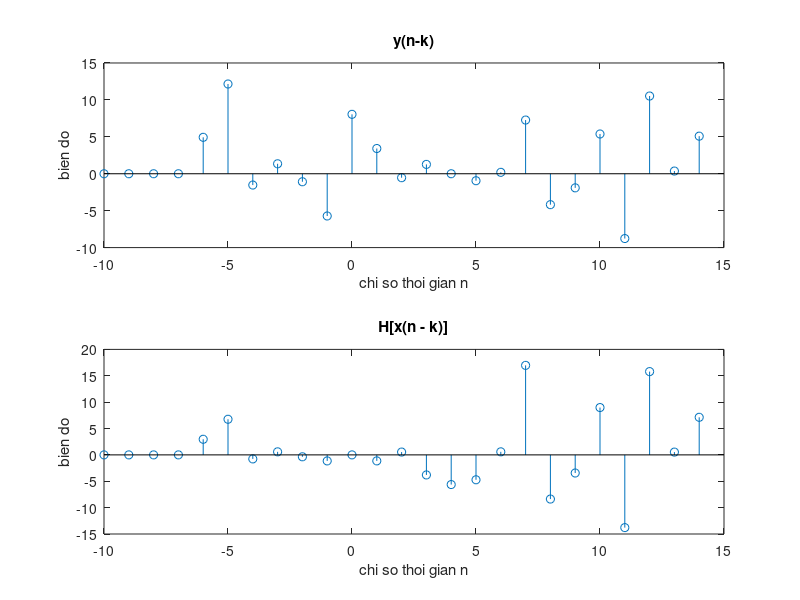

The MATLAB script that drew this image:
n = -10:10;
x = randn(size(n)); 
y = n.*x; %y(n) = nx(n)
ynk = [0 0 0 0 y]; %dich phai y(n) 4 mau -> y(n-4)
x1 = [0 0 0 0 x];
n1 = [n 11:14]; %bo sung them gia tri cho n
yn = n1.*x1; % y(n)=n1 * x1
subplot(2,1,1);
stem(n1,ynk); %ve tin hieu roi rac ynk
title('y(n-k)');
xlabel('chi so thoi gian n');
ylabel('bien do');


subplot(2,1,2);
stem(n1,yn);
title('H[x(n - k)]');
xlabel('chi so thoi gian n');
ylabel('bien do');
